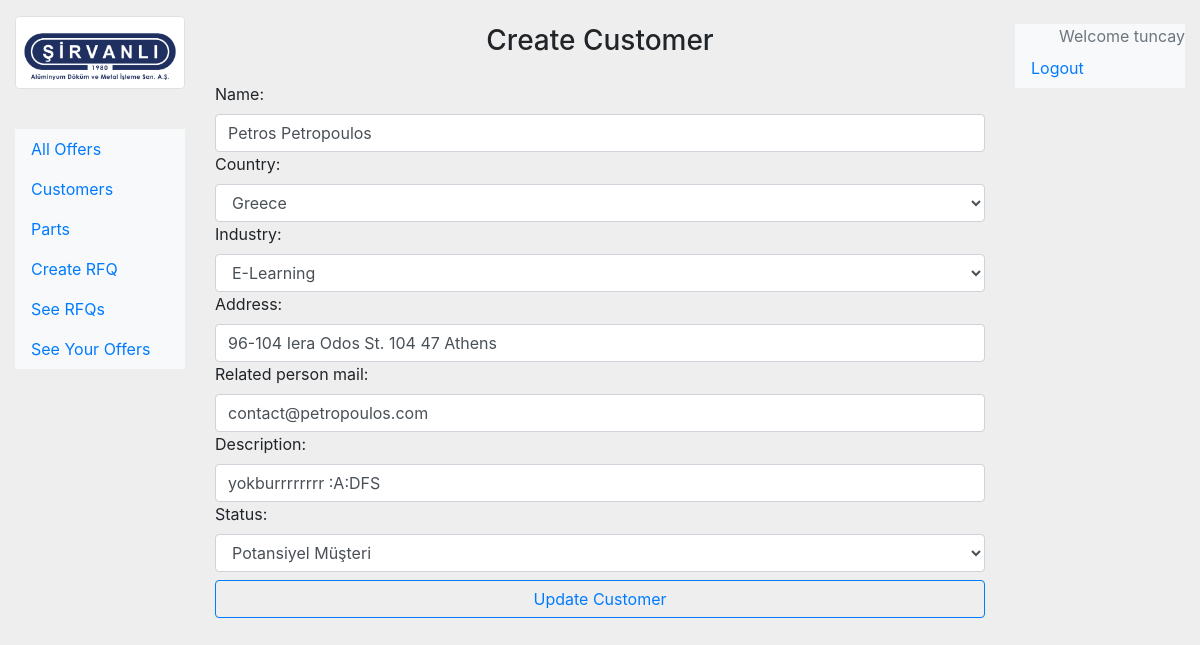
The app's page /update-customer/32 (signed in) with its own data.
### offer/models.py (models this page shows, shortened)
class Customer(models.Model):
    name = models.CharField(max_length=200)
    country = CountryField()
    industry = models.CharField(choices=INDUSTRIES, max_length=100, default="Automotive")
    address = models.CharField(max_length =255)
    related_person_mail = models.EmailField()
    description = models.CharField(max_length=255, blank=True, null=True)
    status = models.CharField(max_length=25, choices=(
            ('potansiyel', 'Potansiyel Müşteri'),
            ('mevcut', 'Mevcut Müşteri')
        ), default="potansiyel"
    )
    logo = models.ImageField(upload_to="static/img", blank=True, null=True)
    created_date = models.DateTimeField(default=timezone.now)
    class Meta:
        verbose_name = "Customer"
        verbose_name_plural = "Customers"

### offer/views.py (the view)
# urls.py: path("update-customer/<int:id>", views.update_customer_view, name = "update-customer"),
@login_required(login_url='/user/login')
def update_customer_view(request, id):
    customer = get_object_or_404(Customer, id=id)
    if request.method == "POST":
        form = CreateCustomerForm(request.POST, instance=customer)
        if form.is_valid():
            form.save()
            return redirect('customers')
    else:
        form = CreateCustomerForm(instance=customer)
    context = {'form':form}
    return render(request, 'offer/update-customer.html', context)

### offer/templates/offer/update-customer.html (shortened to what this page needs)
{% extends 'base.html' %}
{% block content %}
    <h3 class="text-center my-4">Create Customer</h3>
    <form action="" method="post" class="form">
        {{form}}
        <button type="submit" class="btn btn-outline-primary form-control my-2">
            Update Customer
        </button>
    </form>
{% endblock content %}

### templates/right-navbar.html (shortened to what this page needs)
<nav id="sidebar" class="c d-md-block bg-light sidebar my-4">
    <ul class="nav flex-column">
    {% if user.is_authenticated %}
    <div class="text-right text-muted">Welcome {{request.user}}</div>
    <li class="nav-item">
        <a class="nav-link" href="{% url 'logout' %}">
            Logout
        </a>
    </li>
    {% endif %}
    </ul>
</nav>

### templates/base.html (style rules this page uses)
body { background-color: #EEEEEE; margin: 0; padding: 0; }

### records on screen
Customer: name "Petros Petropoulos", country "Greece", industry "E-Learning", address "96-104 Iera Odos St. 104 47 Athens", related_person_mail "contact@petropoulos.com", description "yokburrrrrrrr :A:DFS", status "Potansiyel Müşteri"

### other values on screen
{{ request.user }} "tuncay"
